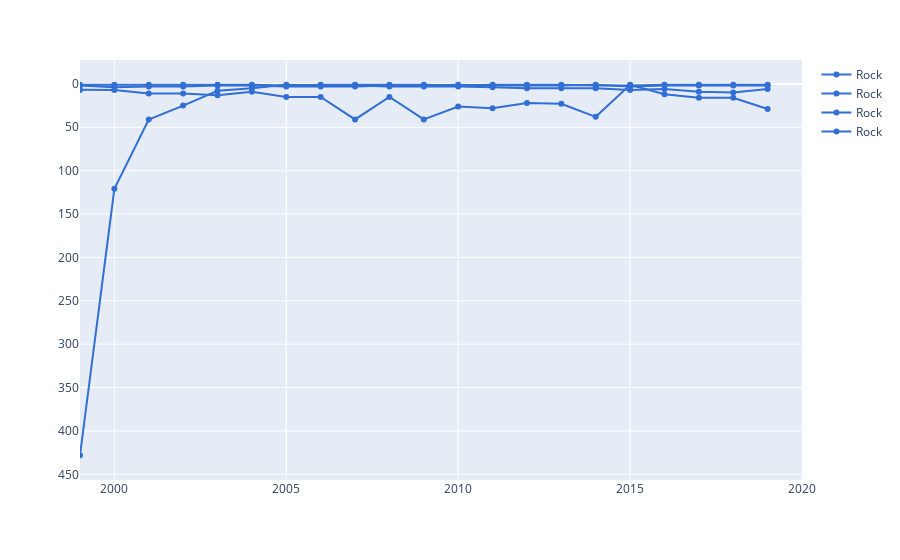

The code cell stored with this chart in its notebook:
### Markdown cell above
### Working version (dropdown issue)

### Code cell
figgg = px.line()
# Add Traces to the Plot by genre
def group_titles(df, genre ,genre_color):
    specific = df.loc[sample_set['genre'] == genre.lower()]
    specific = specific.groupby('title_index').apply(pd.DataFrame.sort_values, 'bill_year', ascending=True)
    for namex, group in specific.groupby('title'): 
        #print(group)
        figgg.add_trace(       
            go.Scatter(x=list(group.bill_year),
                       y=list(group.bill_ranking),
                       name=genre,
                       visible=True, text=namex,
                       line=dict(color=genre_color), mode='lines+markers'))
        
        
figgg.update_yaxes(autorange="reversed")

figgg.update_layout(xaxis_range=[1999,2020])

figgg.update_layout(
    hoverlabel=dict(
        bgcolor="white", 
        font_size=16, 
        font_family="Rockwell"
    )
)
# Select genre        
group_titles(sample_set,"Rock","#316fd4")
# group_titles(sample_set,"Pop","#ed72e9")
# group_titles(sample_set,"Jazz","#b07633")
# group_titles(sample_set,"Soul","#73203c")
# group_titles(sample_set,"Folk","#dbd0af")
figgg.show()

### Figure 1 — Plotly figure (JSON) as saved in the notebook; plotly's stock layout.template omitted (floating-point values rounded to 4 significant figures)
{"data": [{"line": {"color": "#316fd4"}, "mode": "lines+markers", "name": "Rock", "text": "Avond", "type": "scatter", "visible": true, "x": [1997, 1999, 2000, 2001, 2002, 2003, 2004, 2005, 2006, 2007, 2008, 2009, 2010, 2011, 2012, 2013, 2014, 2015, 2016, 2017, 2018, 2019], "y": [1, 428, 121, 41, 25, 8, 5, 1, 2, 2, 3, 3, 3, 4, 5, 5, 5, 7, 6, 9, 10, 6]}, {"line": {"color": "#316fd4"}, "mode": "lines+markers", "name": "Rock", "text": "Bohemian Rhapsody", "type": "scatter", "visible": true, "x": [1975, 1999, 2000, 2001, 2002, 2003, 2004, 2005, 2006, 2007, 2008, 2009, 2010, 2011, 2012, 2013, 2014, 2015, 2016, 2017, 2018, 2019], "y": [1, 1, 1, 1, 1, 1, 1, 2, 1, 1, 1, 1, 2, 1, 1, 1, 2, 2, 1, 1, 1, 1]}, {"line": {"color": "#316fd4"}, "mode": "lines+markers", "name": "Rock", "text": "Hotel California", "type": "scatter", "visible": true, "x": [1977, 1999, 2000, 2001, 2002, 2003, 2004, 2005, 2006, 2007, 2008, 2009, 2010, 2011, 2012, 2013, 2014, 2015, 2016, 2017, 2018, 2019], "y": [1, 2, 4, 3, 3, 2, 2, 3, 3, 3, 2, 2, 1, 2, 2, 2, 1, 3, 2, 2, 2, 2]}, {"line": {"color": "#316fd4"}, "mode": "lines+markers", "name": "Rock", "text": "Imagine", "type": "scatter", "visible": true, "x": [1971, 1999, 2000, 2001, 2002, 2003, 2004, 2005, 2006, 2007, 2008, 2009, 2010, 2011, 2012, 2013, 2014, 2015, 2016, 2017, 2018, 2019], "y": [1, 7, 7, 11, 11, 13, 9, 15, 15, 41, 15, 41, 26, 28, 22, 23, 38, 1, 12, 16, 16, 29]}], "layout": {"hoverlabel": {"bgcolor": "white", "font": {"family": "Rockwell", "size": 16}}, "legend": {"tracegroupgap": 0}, "margin": {"t": 60}, "xaxis": {"anchor": "y", "domain": [0, 1], "range": [1999, 2020]}, "yaxis": {"anchor": "x", "autorange": "reversed", "domain": [0, 1]}}}
